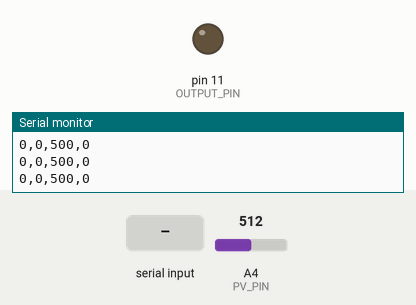
The sketch below on a simulated Arduino Uno, built with avr-gcc and run on an emulated ATmega328P. On the bench: output pins drawn as LEDs (lit = HIGH), the last lines printed to the serial monitor. The test bench sets the inputs (shaded band); at power-on: A4 (PV_PIN) = 512.

Above: at 1.2 s.
1.3 s: A4 (PV_PIN) set to 306
3.1 s: A4 (PV_PIN) set to 122
5.3 s: "90,45\n" received over Serial
At 5.63 s:
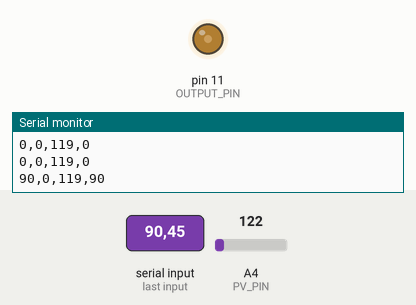
8.3 s: "30,150\n" received over Serial
Timing chart, 0 to 11.3 s (numbered marks = the images above; inputs shaded):
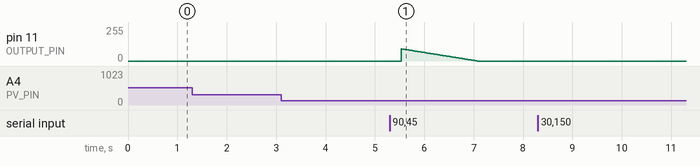

The sketch:

PIDarduinoTimer1.ino
```cpp
#include <avr/io.h>
#include <avr/interrupt.h>

#define PV_PIN A4
#define OUTPUT_PIN 11
#define TimerLoader 45535 // calculo dentro do setupTimer1()

double ganhos[3];
double errors[3];
double MV[2];
double PVariable;
double Setpoint;

double kp=4.0F;
double ki=1.0F;
double kd=0.0F;

void msgPrint(int setpoint, int manipulated, int processVariable);
void setupTimer1();
void setupPID(double kp, double ki, double kd);
void ComputePID();

char serialRX;
String mydata;
int i = 0;
int setpoint = 0;
int manipulated = 0;


void setup() {
  Serial.begin(115200);

  pinMode(PV_PIN, INPUT);
  pinMode(OUTPUT_PIN, OUTPUT);

  setupPID(kp,ki,kd);

  setupTimer1(); //setup da interrupção por overflow timer1;

  Serial.print("SP:");
  Serial.print(",");
  Serial.print("MV:");
  Serial.print(",");
  Serial.print("PV:");
  Serial.print(",");
  Serial.print("error:");
  Serial.println(" ");

}

void loop() {

  if (Serial.available() > 0) {


    serialRX = Serial.read();
    mydata += serialRX;
    i++;
    // Serial.println(serialRX);
    if(serialRX == '#')
      mydata = "";
    if(i>=3){
      setpoint = mydata.toInt();
      Setpoint = (double)setpoint;
      mydata = "";
      i=0;
    }

  }

  msgPrint((int)Setpoint,(int)MV[0],(int)PVariable);
  delay(100);
}

void msgPrint(int setpoint, int manipulated,int PV){
  int error;
  // Serial.print("SP:");
  Serial.print(setpoint);
  Serial.print(",");
  // Serial.print("MV:");
  // Serial.print(0);
  Serial.print(manipulated);
  Serial.print(",");
  // Serial.print("PV:");
  Serial.print(PV);
  Serial.print(",");
  // Serial.print("error:");
  error = setpoint - manipulated;
  // Serial.print(0);
  Serial.print(error);
  Serial.println(" ");
}

void computePID(){
  PVariable = map(analogRead(PV_PIN),0,1023,0,1000);

  MV[1] = MV[0];
  errors[2]=errors[1];
  errors[1]=errors[0];
  errors[0]= (double)(Setpoint - PVariable);

  MV[0] = MV[1];
  MV[0] += (errors[0]*ganhos[0]);
  MV[0] += (errors[1]*ganhos[1]);
  MV[0] += (errors[2]*ganhos[2]);

  if(MV[0]>1000.0F)
    MV[0] = 1000.0F;
  if(MV[0]<0)
    MV[0]=0.0F;

  manipulated = map(MV[0],0,1000,0,255);
  analogWrite(OUTPUT_PIN,manipulated);
}

void setupTimer1(){
  //carregar o timer para rodar a cada 10ms
  /*
    F_CPU = 16.000.000 -> prescale = 8
    16000000/8 -> fTimer1 = 2.000.000 hz
    peridoTimer1 = 1/fTimer -> 0,0000005 segundos
    Periodo desejado = 0.01;
    contador = perido desejado / periodoTimer1
    contador = 0.01/0.0000005 -> contador = 20000
    diferença para overflow do timer de 16bits
    65535 - contador

    TimerLoader = 65535 - 20000 = 45535
    TimerLoader = 45535;
  */

  cli(); // disable global interrupts

  TCCR1A = 0; // clear TCCR1A
  TCCR1B = 0; // clear TCCR1B

  TIMSK1 = (1 << TOIE1); // enable overflow interrupt
  TCCR1B |= (1 << CS10); // set prescale to F_CPU/8
  TCNT1 = TimerLoader; // pre load timer counter

  sei(); // enable global interrupts
}


void setupPID(double kp, double ki, double kd){
  const double Tsample = 0.01F; // define valor como ponto flutuante;

  ganhos[0] = kp + ((ki*Tsample)/2.0F) + (kd/Tsample);

  ganhos[1] = -kp + ((ki*Tsample)/2.0F) - ((2.0F*kd)/Tsample);

  ganhos[2] = kd/Tsample;

  for(int i=0;i<3;i++){
    errors[i]=0;
  }
  for(int i=0;i<2;i++){
    MV[i]=0;
  }
}

ISR(TIMER1_OVF_vect) {
  TCNT1 = TimerLoader;

  computePID();
}
```
